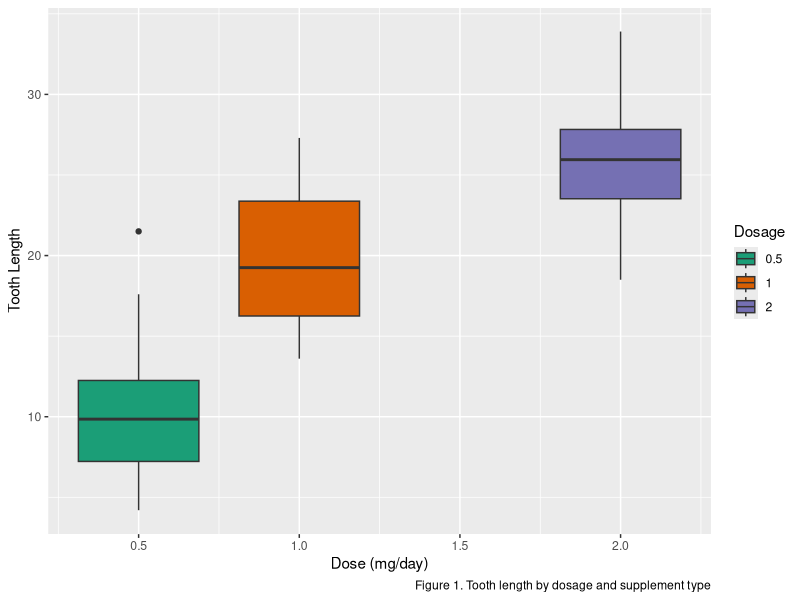
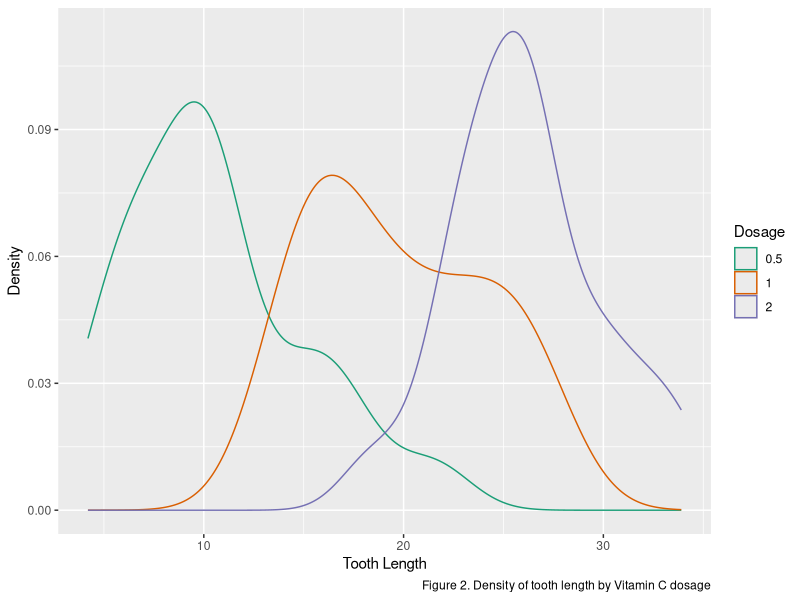

Generate these figures, in order, with R: (Note: this script raises an error after producing the figures.)
## ---- chunk 1
knitr::opts_chunk$set(echo = TRUE)
## ---- chunk 2
library(tidyverse)
tg <- select(ToothGrowth, Tooth.Length = len, Supplement = supp, Dose = dose) %>%
    mutate(Dosage = as.factor(Dose))

ggplot(tg, aes(x = Dose, y = Tooth.Length, group = Dosage, fill = Dosage)) +
    geom_boxplot() +
    scale_fill_brewer(palette = "Dark2") +
    labs(x = "Dose (mg/day)", y ="Tooth Length", 
         caption = "Figure 1. Tooth length by dosage and supplement type")
## ---- chunk 3
ggplot(tg, aes(Tooth.Length, group = Dosage, color = Dosage)) +
    geom_density() +
    scale_color_brewer(palette = "Dark2") +
    labs(x = "Tooth Length", y = "Density",
         caption = "Figure 2. Density of tooth length by Vitamin C dosage")
## ---- chunk 4
# Permutation testing of supplement method
t.len <- tg$Tooth.Length
supplement <- as.character(tg$Supplement)
mean.diff <- function(length, supp) {
    mean(t.len[supp == "OJ"]) - mean(t.len[supp == "VC"])
}
observation <- mean.diff(t.len, supplement)
permutations <- sapply(1:10000, function(x) mean.diff(t.len, sample(supplement)))
p.val.supplement <- mean(permutations > observation)
## ---- chunk 5
# Permutation testing of dosage groups
tg.subset <- filter(tg, Dose >= 1.0)
t.len <- tg.subset$Tooth.Length
d <- as.character(tg.subset$Dosage)

mean.diff <- function(t.len, d) {
    mean(t.len[d == "2"]) - mean(t.len[d == "1"])
}
observation <- mean.diff(t.len, d)
permutations <- sapply(1:10000, function(x) mean.diff(t.len, sample(d)))
p.val.dose <- mean(permutations > observation)
## ---- chunk 6
# Bootstrap mean tooth length distribution
dat <- tg$Tooth.Length
n <- length(dat)
bootstrap <- 10000
resample <- matrix(sample(dat, n * bootstrap, replace = TRUE), bootstrap, n)
boot.mean <- apply(resample, 1, mean)
boot.mean.025 <- quantile(boot.mean, 0.025)
boot.mean.975 <- quantile(boot.mean, 0.975)

# Mean tooth length distribution of 2.0 mg/day, Orange Juice group
group.means <- group_by(tg, Supplement, Dosage) %>% summarize(x = mean(Tooth.Length))
oj.2.mean <- group.means[(group.means$Supplement=="OJ" & group.means$Dosage=="2"),"x"]
## ---- chunk 7
boot.mean.df <- data.frame(u = boot.mean, Significance = NA)
boot.mean.df$Significance <- ifelse((boot.mean.df$u >= boot.mean.025 & 
                                    boot.mean.df$u <= boot.mean.975),
                               "Normal", "Significant")
boot.mean.df$Significance <- as.factor(boot.mean.df$Significance)
ggplot(boot.mean.df, aes(x = u, fill = Significance)) +
    geom_histogram(binwidth = 0.1) +
    scale_fill_brewer(palette = "Dark2", direction = -1) +
    geom_vline(aes(xintercept = oj.2.mean)) + 
    labs(x = "Mean Tooth Length", y = "Count",
         caption = "Figure 3. Distribution of bootstrapped mean tooth length compared to 
         cohort mean of 2.0 mg/day, orange juice")
